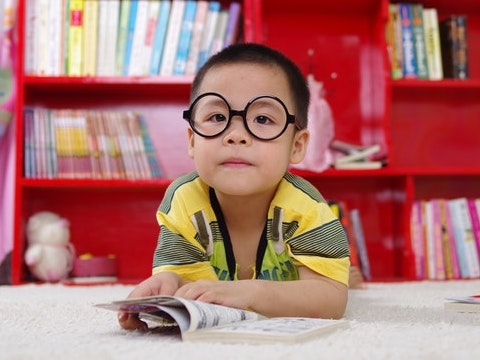
#> input picture lab1/boy.jpg, 480 x 360 px
$ python part4.py
#> lines starting #> are read from the running program, lines starting #| are printed output that depends on the picture
import matplotlib.pyplot as plt
import matplotlib.image as mpimg
import numpy as np


img = mpimg.imread("boy.jpg")
#> img is the input picture: shape (360, 480, 3); mean R, G, B 174.3, 115.3, 111.8

img_255 = img

# Posterize each channel to 4 possible values
posterized = (img_255 // 64) * 64
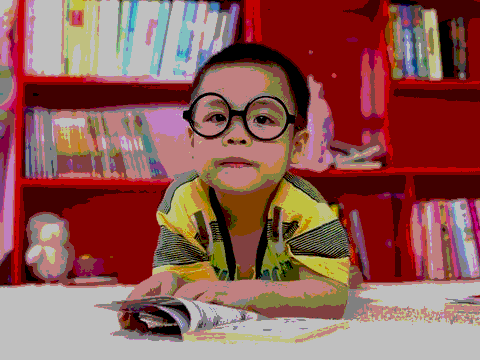
#> posterized: shape (360, 480, 3); mean R, G, B 143.9, 90.2, 84.2

fig, axes = plt.subplots(1, 2, figsize=(10, 4))

axes[0].imshow(img)
axes[0].set_title("Original")
axes[0].set_xticks([])
axes[0].set_yticks([])

axes[1].imshow(posterized)
axes[1].set_title("Posterized")
axes[1].set_xticks([])
axes[1].set_yticks([])


plt.show()
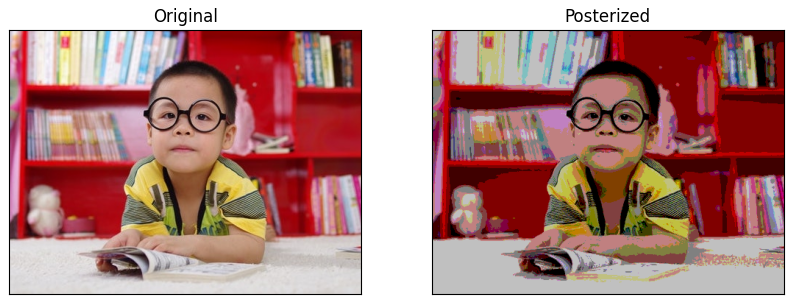
#> figure drawn by matplotlib, 2 panels
